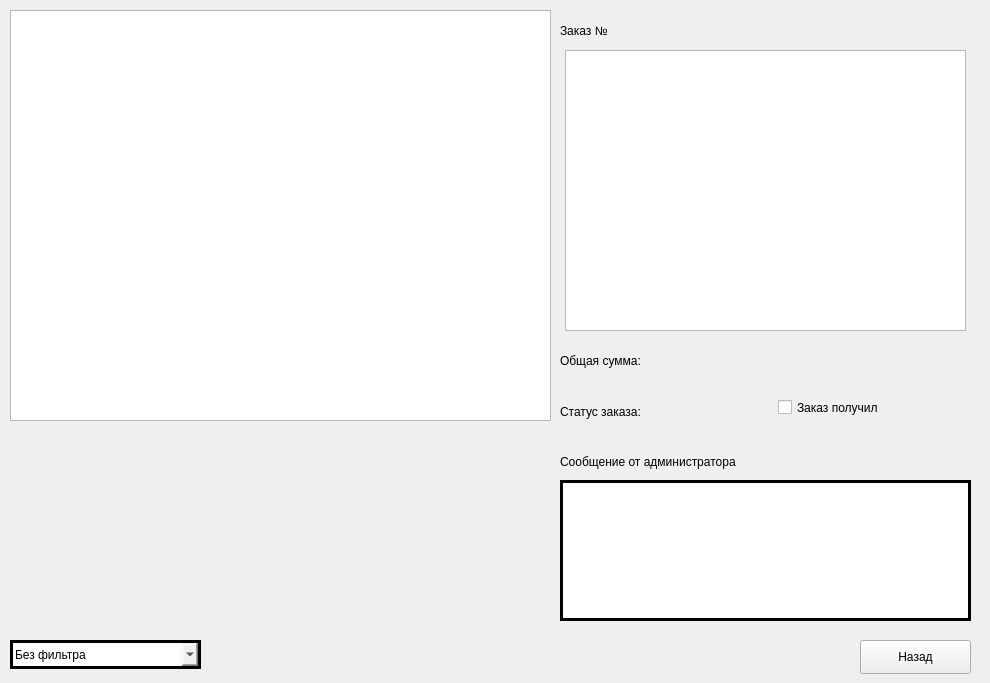
    <widget class="QWidget" name="page_9">
     <widget class="QTableView" name="tableView_ordersList_onOrdersList">
      <property name="geometry">
       <rect>
        <x>10</x>
        <y>10</y>
        <width>541</width>
        <height>411</height>
       </rect>
      </property>
     </widget>
     <widget class="QLabel" name="label_orderNumber_onOrdersList">
      <property name="geometry">
       <rect>
        <x>560</x>
        <y>10</y>
        <width>421</width>
        <height>41</height>
       </rect>
      </property>
      <property name="styleSheet">
       <string notr="true">background-color: none;

font:15pt &quot;Simple Bold Jut Out&quot;;
qproperty-alignment: AlignCenter;</string>
      </property>
      <property name="text">
       <string>Заказ №</string>
      </property>
     </widget>
     <widget class="QTableView" name="tableView_orderProducts_onOrdersList">
      <property name="geometry">
       <rect>
        <x>565</x>
        <y>50</y>
        <width>401</width>
        <height>281</height>
       </rect>
      </property>
     </widget>
     <widget class="QLabel" name="label_orderSummary_onOrdersList">
      <property name="geometry">
       <rect>
        <x>560</x>
        <y>340</y>
        <width>211</width>
        <height>41</height>
       </rect>
      </property>
      <property name="styleSheet">
       <string notr="true">background-color: none;

font:15pt &quot;Simple Bold Jut Out&quot;;</string>
      </property>
      <property name="text">
       <string>Общая сумма:</string>
      </property>
     </widget>
     <widget class="QLabel" name="label_orderStatus_onOrdersList">
      <property name="geometry">
       <rect>
        <x>560</x>
        <y>400</y>
        <width>261</width>
        <height>24</height>
       </rect>
      </property>
      <property name="styleSheet">
       <string notr="true">background-color: none;

font:13pt &quot;Simple Bold Jut Out&quot;;</string>
      </property>
      <property name="text">
       <string>Статус заказа:</string>
      </property>
     </widget>
     <widget class="QCheckBox" name="checkBox_isOrderGot_onOrdersList">
      <property name="geometry">
       <rect>
        <x>778</x>
        <y>387</y>
        <width>191</width>
        <height>41</height>
       </rect>
      </property>
      <property name="styleSheet">
       <string notr="true">

	font: 600 10pt &quot;Segoe UI Semibold&quot;;
	background-color:none;</string>
      </property>
      <property name="text">
       <string>Заказ получил</string>
      </property>
     </widget>
     <widget class="QComboBox" name="comboBox_orderFilter_onOrdersList">
      <property name="geometry">
       <rect>
        <x>10</x>
        <y>640</y>
        <width>191</width>
        <height>29</height>
       </rect>
      </property>
      <property name="styleSheet">
       <string notr="true">
	border: 3px solid rgb(0, 0, 0);

	font: 600 10pt &quot;Segoe UI Semibold&quot;;
	background-color:none;</string>
      </property>
      <item>
       <property name="text">
        <string>Без фильтра</string>
       </property>
      </item>
      <item>
       <property name="text">
        <string>На обработке</string>
       </property>
      </item>
      <item>
       <property name="text">
        <string>Отправлен</string>
       </property>
      </item>
      <item>
       <property name="text">
        <string>Готовы к выдаче</string>
       </property>
      </item>
      <item>
       <property name="text">
        <string>Завершенные (полученные)</string>
       </property>
      </item>
     </widget>
     <widget class="QPlainTextEdit" name="plainTextEdit_adminMessage_onOrdersList">
      <property name="geometry">
       <rect>
        <x>560</x>
        <y>480</y>
        <width>411</width>
        <height>141</height>
       </rect>
      </property>
      <property name="styleSheet">
       <string notr="true">
	border: 3px solid rgb(0, 0, 0);

	font: 600 10pt &quot;Segoe UI Semibold&quot;;
	background-color:none;</string>
      </property>
     </widget>
     <widget class="QLabel" name="label_adminMessage_onOrdersList">
      <property name="geometry">
       <rect>
        <x>560</x>
        <y>450</y>
        <width>391</width>
        <height>24</height>
       </rect>
      </property>
      <property name="styleSheet">
       <string notr="true">background-color: none;

font:13pt &quot;Simple Bold Jut Out&quot;;</string>
      </property>
      <property name="text">
       <string>Cообщение от администратора</string>
      </property>
     </widget>
     <widget class="QPushButton" name="pushButton_backToMain_onOrdersList">
      <property name="geometry">
       <rect>
        <x>860</x>
        <y>640</y>
        <width>111</width>
        <height>34</height>
       </rect>
      </property>
      <property name="text">
       <string>Назад</string>
      </property>
     </widget>
     <widget class="QLabel" name="label_lookAdress_onOrdersList">
      <property name="geometry">
       <rect>
        <x>20</x>
        <y>440</y>
        <width>491</width>
        <height>171</height>
       </rect>
      </property>
      <property name="styleSheet">
       <string notr="true">background-color: none;

font:15pt &quot;Simple Bold Jut Out&quot;;
</string>
      </property>
      <property name="text">
       <string/>
      </property>
     </widget>
    </widget>
